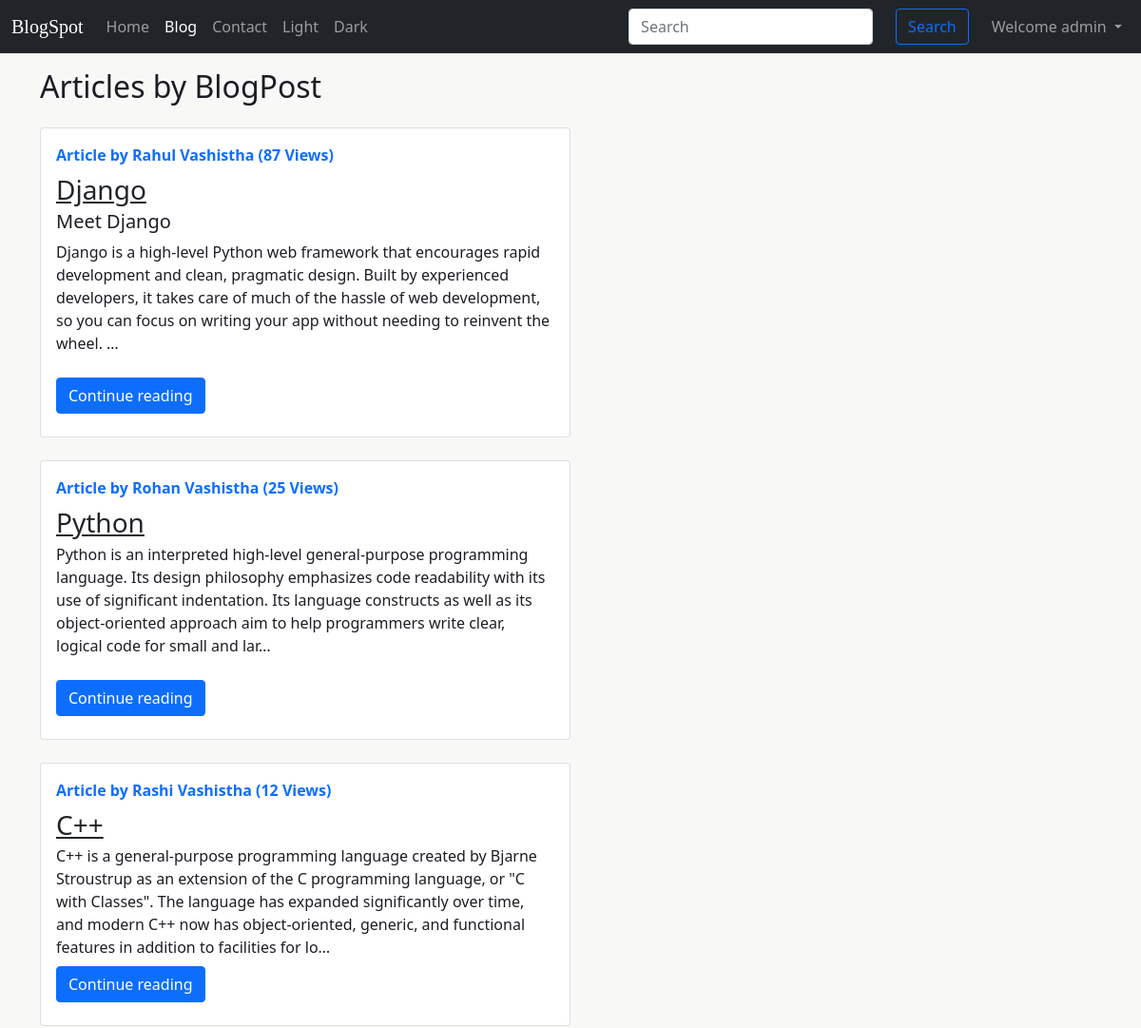
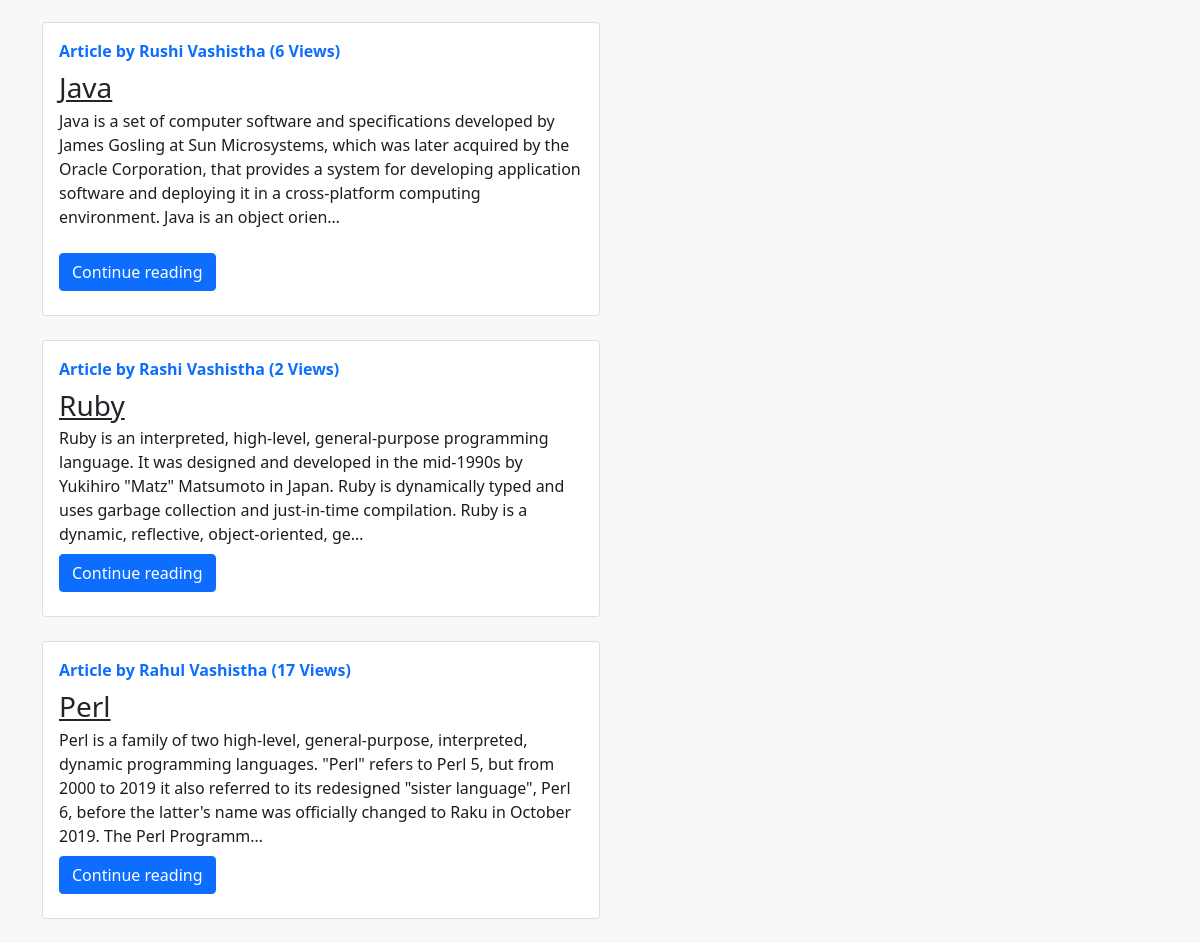
Page /blog/ (signed in) on the committed database (2 pictures, top to bottom).
### blog/models.py (models this page shows, shortened)
class Post(models.Model):
    sno = models.AutoField(primary_key=True)
    title = models.CharField(max_length=200)
    content = RichTextField()
    author = models.CharField(max_length=40)
    views = models.IntegerField(default=0)
    slug = models.CharField(max_length=140)
    timeStamp = models.DateTimeField(blank=True)

### blog/views.py (the view)
# urls.py: path('', views.blogHome, name='blogHome'),
def blogHome(request):
    allPosts = Post.objects.all()
    context = {'allPosts': allPosts}
    return render(request, 'blog/blogHome.html', context)

### templates/blog/blogHome.html (shortened to what this page needs)
{% extends "base.html" %}
{%block blogactive %} active {% endblock blogactive %}
{% block body %}
<div class="container my-3">
    <h2>Articles by BlogPost</h2>
    {% for post in allPosts %}
    <div class="col-md-6 my-4">
        <div class="card flex-md-row mb-4 box-shadow h-md-250">
            <div class="card-body d-flex flex-column align-items-start">
                <strong class="d-inline-block mb-2 text-primary">Article by {{post.author}}  ({{post.views}} Views)</strong>
                <h3 class="mb-0"><a href="/blog/{{post.slug}}" class="text-dark">{{post.title}}</a></h3>
                <p class="card-text mb-auto">{{post.content|safe| truncatechars:300}}</p>
                <div class="my-2">
                    <a href="/blog/{{post.slug}}" role="button" class="btn btn-primary">Continue reading</a>
                </div>
            </div>
        </div>
    </div>
    {% endfor %}
</div>
{% endblock body %}

### templates/base.html (shortened to what this page needs)
<!DOCTYPE html>
<html lang="en">
<head>
  <link href="https://cdn.jsdelivr.net/npm/bootstrap@5.1.0/dist/css/bootstrap.min.css" rel="stylesheet"
 />
  <link rel="stylesheet" type="text/css" href="/static/style.css">
  <link id="stylesheet" rel="stylesheet" type="text/css" href="/static/light.css">
</head>
<body>
<div class="navbar-container">
  <nav class="navbar navbar-expand-lg navbar-dark bg-dark">
    <div class="container-fluid">
      <a class="navbar-brand">BlogSpot</a>
      <div class="collapse navbar-collapse" id="navbarSupportedContent">
        <ul class="navbar-nav me-auto mb-2 mb-lg-0">
          <li class="nav-item">
            <a class="nav-link {% block homeactive %}{% endblock homeactive %}" aria-current="page" href="/">Home</a>
          </li>
          <li class="nav-item">
            <a class="nav-link {% block blogactive %}{% endblock blogactive %}" href="/blog">Blog</a>
          </li>
          <li class="nav-item">
            <a class="nav-link {% block contactactive %}{% endblock contactactive %}" href="/contact">Contact</a>
          </li>
          <li class="nav-item">
            <a class="nav-link" onclick="setStyleSheet('/static/light.css')" href="#lightmode">Light</a>
          </li>
          <li class="nav-item">
            <a class="nav-link" onclick="setStyleSheet('/static/dark.css')" href="#darkmode">Dark</a>
          </li>
        </ul>
        <form method="get" action="/search" class="d-flex">
          <input name="searchquery" id="searchquery" class="form-control me-2" type="search" placeholder="Search"
            aria-label="Search" />
          <button class="btn btn-outline-primary mx-3" type="submit">
            Search
          </button>
        </form>
        {% if user.is_authenticated %}
        <ul class="navbar-nav ml-auto mb-2 mb-lg-0">
          <li class="nav-item dropdown">
            <a class="nav-link dropdown-toggle out" href="#" id="navbarDropdown" role="button" data-bs-toggle="dropdown"
              aria-expanded="false">
              Welcome {{request.user}}
            </a>
          </li>
        </ul>
        {% endif %}
      </div>
    </div>
  </nav>
</div>
  {% block body %} {% endblock body %}
</body>
</html>

### static/style.css (style rules this page uses)
.navbar-brand { font-family: 'Cedarville Cursive', cursive; color: blue; }
body { background-color: var(--bg); }

### static/light.css (style rules this page uses)
body { background-color: #F8F8F6; color: #1F1B24; }

### rows in the picture
Post: author "Rahul Vashistha", views "87", title "Django", content "Meet Django Django is a high-level Python web framework that encourages rapid development and clean, pragmatic design. Built by experienced developers, it takes care of much of the hassle of web development, so you can focus on writing your app without needing to reinvent the wheel. …"
Post: author "Rohan Vashistha", views "25", title "Python", content "Python is an interpreted high-level general-purpose programming language. Its design philosophy emphasizes code readability with its use of significant indentation. Its language constructs as well as its object-oriented approach aim to help programmers write clear, logical code for small and lar…"
Post: author "Rashi Vashistha", views "12", title "C++", content "C++ is a general-purpose programming language created by Bjarne Stroustrup as an extension of the C programming language, or \"C with Classes\". The language has expanded significantly over time, and modern C++ now has object-oriented, generic, and functional features in addition to facilities for lo…"
Post: author "Rushi Vashistha", views "6", title "Java", content "Java is a set of computer software and specifications developed by James Gosling at Sun Microsystems, which was later acquired by the Oracle Corporation, that provides a system for developing application software and deploying it in a cross-platform computing environment. Java is an object orien…"
Post: author "Rashi Vashistha", views "2", title "Ruby", content "Ruby is an interpreted, high-level, general-purpose programming language. It was designed and developed in the mid-1990s by Yukihiro \"Matz\" Matsumoto in Japan. Ruby is dynamically typed and uses garbage collection and just-in-time compilation. Ruby is a dynamic, reflective, object-oriented, ge…"
Post: author "Rahul Vashistha", views "17", title "Perl", content "Perl is a family of two high-level, general-purpose, interpreted, dynamic programming languages. \"Perl\" refers to Perl 5, but from 2000 to 2019 it also referred to its redesigned \"sister language\", Perl 6, before the latter's name was officially changed to Raku in October 2019. The Perl Programm…"

### other values in the picture
{{ request.user }} "admin"
